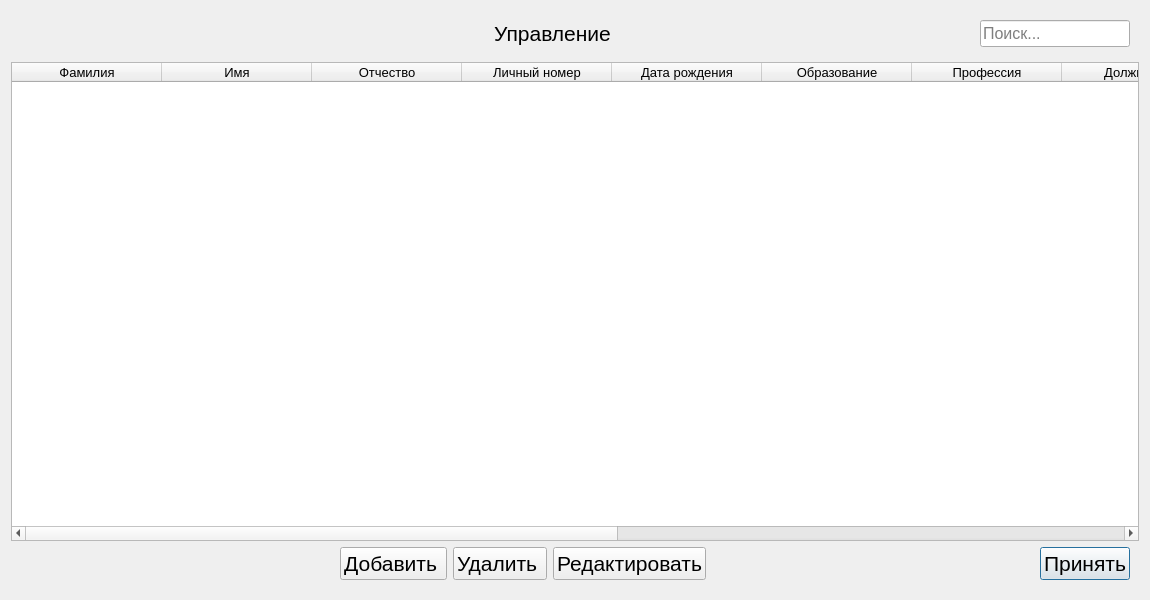
<?xml version="1.0" encoding="UTF-8"?>
<ui version="4.0">
 <class>Manage</class>
 <widget class="QDialog" name="Manage">
  <property name="geometry">
   <rect>
    <x>0</x>
    <y>0</y>
    <width>1150</width>
    <height>600</height>
   </rect>
  </property>
  <property name="windowTitle">
   <string>Dialog</string>
  </property>
  <layout class="QGridLayout" name="gridLayout">
   <item row="3" column="0">
    <layout class="QGridLayout" name="gridLayout_2">
     <property name="rightMargin">
      <number>9</number>
     </property>
     <property name="bottomMargin">
      <number>9</number>
     </property>
     <property name="verticalSpacing">
      <number>9</number>
     </property>
     <item row="1" column="0">
      <spacer name="horizontalSpacer">
       <property name="orientation">
        <enum>Qt::Horizontal</enum>
       </property>
       <property name="sizeHint" stdset="0">
        <size>
         <width>40</width>
         <height>20</height>
        </size>
       </property>
      </spacer>
     </item>
     <item row="1" column="5">
      <widget class="QPushButton" name="accept">
       <property name="font">
        <font>
         <pointsize>16</pointsize>
        </font>
       </property>
       <property name="text">
        <string>Принять</string>
       </property>
      </widget>
     </item>
     <item row="1" column="2">
      <widget class="QPushButton" name="deleteuser">
       <property name="font">
        <font>
         <pointsize>16</pointsize>
        </font>
       </property>
       <property name="text">
        <string>Удалить </string>
       </property>
      </widget>
     </item>
     <item row="1" column="1">
      <widget class="QPushButton" name="adduser">
       <property name="font">
        <font>
         <pointsize>16</pointsize>
        </font>
       </property>
       <property name="text">
        <string>Добавить </string>
       </property>
      </widget>
     </item>
     <item row="1" column="4">
      <spacer name="horizontalSpacer_3">
       <property name="orientation">
        <enum>Qt::Horizontal</enum>
       </property>
       <property name="sizeHint" stdset="0">
        <size>
         <width>40</width>
         <height>20</height>
        </size>
       </property>
      </spacer>
     </item>
     <item row="1" column="3">
      <widget class="QPushButton" name="edituser">
       <property name="font">
        <font>
         <pointsize>16</pointsize>
        </font>
       </property>
       <property name="text">
        <string>Редактировать</string>
       </property>
      </widget>
     </item>
    </layout>
   </item>
   <item row="2" column="0">
    <widget class="QTableWidget" name="Table">
     <property name="font">
      <font>
       <family>MS Shell Dlg 2</family>
       <pointsize>10</pointsize>
      </font>
     </property>
     <property name="editTriggers">
      <set>QAbstractItemView::NoEditTriggers</set>
     </property>
     <property name="selectionMode">
      <enum>QAbstractItemView::SingleSelection</enum>
     </property>
     <property name="selectionBehavior">
      <enum>QAbstractItemView::SelectRows</enum>
     </property>
     <attribute name="horizontalHeaderCascadingSectionResizes">
      <bool>false</bool>
     </attribute>
     <attribute name="horizontalHeaderMinimumSectionSize">
      <number>35</number>
     </attribute>
     <attribute name="horizontalHeaderDefaultSectionSize">
      <number>150</number>
     </attribute>
     <attribute name="horizontalHeaderShowSortIndicator" stdset="0">
      <bool>false</bool>
     </attribute>
     <attribute name="horizontalHeaderStretchLastSection">
      <bool>true</bool>
     </attribute>
     <column>
      <property name="text">
       <string>Фамилия</string>
      </property>
     </column>
     <column>
      <property name="text">
       <string>Имя</string>
      </property>
     </column>
     <column>
      <property name="text">
       <string>Отчество</string>
      </property>
     </column>
     <column>
      <property name="text">
       <string>Личный номер</string>
      </property>
     </column>
     <column>
      <property name="text">
       <string>Дата рождения</string>
      </property>
     </column>
     <column>
      <property name="text">
       <string>Образование</string>
      </property>
     </column>
     <column>
      <property name="text">
       <string>Профессия</string>
      </property>
     </column>
     <column>
      <property name="text">
       <string>Должность</string>
      </property>
     </column>
     <column>
      <property name="text">
       <string>№ подразделения</string>
      </property>
     </column>
     <column>
      <property name="text">
       <string>Семейное положение</string>
      </property>
     </column>
     <column>
      <property name="text">
       <string>Кол-во детей</string>
      </property>
     </column>
     <column>
      <property name="text">
       <string>Подразделение</string>
      </property>
     </column>
     <column>
      <property name="text">
       <string>Руководитель</string>
      </property>
     </column>
    </widget>
   </item>
   <item row="1" column="0">
    <layout class="QHBoxLayout" name="horizontalLayout">
     <property name="leftMargin">
      <number>120</number>
     </property>
     <property name="topMargin">
      <number>9</number>
     </property>
     <property name="rightMargin">
      <number>9</number>
     </property>
     <property name="bottomMargin">
      <number>9</number>
     </property>
     <item>
      <widget class="QLabel" name="label">
       <property name="font">
        <font>
         <pointsize>16</pointsize>
        </font>
       </property>
       <property name="text">
        <string>Управление</string>
       </property>
       <property name="alignment">
        <set>Qt::AlignCenter</set>
       </property>
      </widget>
     </item>
     <item>
      <widget class="QLineEdit" name="Find">
       <property name="minimumSize">
        <size>
         <width>150</width>
         <height>0</height>
        </size>
       </property>
       <property name="maximumSize">
        <size>
         <width>150</width>
         <height>16777215</height>
        </size>
       </property>
       <property name="sizeIncrement">
        <size>
         <width>150</width>
         <height>0</height>
        </size>
       </property>
       <property name="baseSize">
        <size>
         <width>150</width>
         <height>0</height>
        </size>
       </property>
       <property name="font">
        <font>
         <pointsize>12</pointsize>
        </font>
       </property>
       <property name="cursor">
        <cursorShape>IBeamCursor</cursorShape>
       </property>
       <property name="text">
        <string/>
       </property>
       <property name="placeholderText">
        <string>Поиск...</string>
       </property>
      </widget>
     </item>
    </layout>
   </item>
  </layout>
 </widget>
 <resources/>
 <connections>
  <connection>
   <sender>accept</sender>
   <signal>clicked()</signal>
   <receiver>Manage</receiver>
   <slot>accept()</slot>
   <hints>
    <hint type="sourcelabel">
     <x>1094</x>
     <y>568</y>
    </hint>
    <hint type="destinationlabel">
     <x>574</x>
     <y>299</y>
    </hint>
   </hints>
  </connection>
 </connections>
</ui>
